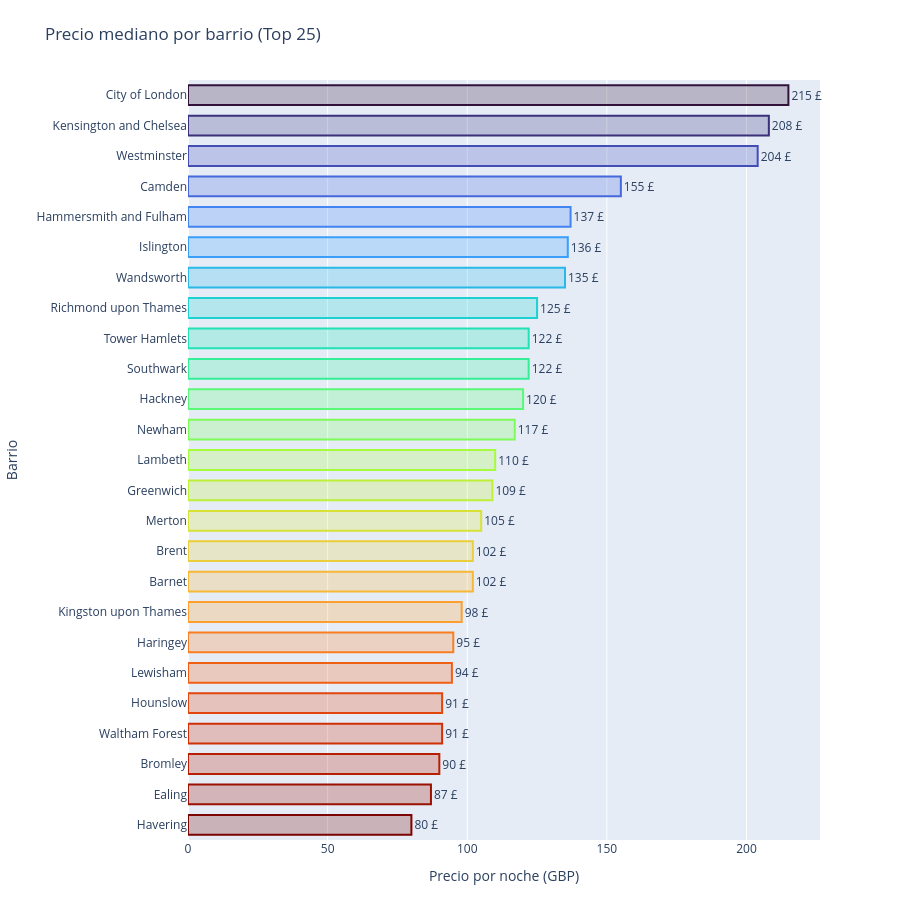

Notebook code cell kept with this figure:
### Markdown cell above
## Barrios con mayor precio mediano
Se calcula el precio mediano por barrio y se grafica el ranking de los barrios más caros.

### Code cell
TOP_N = 25

medianas_barrio = (
    df_london_core[["neighbourhood", "price"]]
    .dropna()
    .groupby("neighbourhood")["price"]
    .median()
    .sort_values(ascending=False)
    .head(TOP_N)
)

n = len(medianas_barrio)
base_colors = px.colors.sample_colorscale(
    "Turbo",
    [i / (n - 1) if n > 1 else 0.5 for i in range(n)]
)

def rgb_to_rgba(rgb_str, alpha):
    return rgb_str.replace("rgb(", "rgba(").replace(")", f",{alpha})")

fill_colors = [rgb_to_rgba(c, 0.25) for c in base_colors]
line_colors = [rgb_to_rgba(c, 1.0) for c in base_colors]

fig = go.Figure()

fig.add_trace(
    go.Bar(
        x=medianas_barrio.values,
        y=medianas_barrio.index,
        orientation="h",
        marker=dict(color=fill_colors, line=dict(color=line_colors, width=2)),
        text=[f"{v:,.0f} £" for v in medianas_barrio.values],
        textposition="outside",
        cliponaxis=False,
        showlegend=False
    )
)

fig.update_layout(
    title=f"Precio mediano por barrio (Top {TOP_N})",
    xaxis_title="Precio por noche (GBP)",
    yaxis_title="Barrio",
    bargap=0.35,
    height=900,
    margin=dict(l=180, r=80, t=80, b=60)
)

fig.update_yaxes(autorange="reversed")

fig.show()

### Figure 1 — Plotly figure (JSON) as saved in the notebook; plotly's stock layout.template omitted (floating-point values rounded to 4 significant figures)
{"data": [{"cliponaxis": false, "marker": {"color": ["rgba(48, 18, 59,0.25)", "rgba(58, 48, 124,0.25)", "rgba(66, 77, 182,0.25)", "rgba(69, 105, 220,0.25)", "rgba(66, 132, 242,0.25)", "rgba(58, 158, 251,0.25)", "rgba(42, 184, 232,0.25)", "rgba(28, 209, 208,0.25)", "rgba(33, 226, 181,0.25)", "rgba(51, 240, 151,0.25)", "rgba(87, 249, 118,0.25)", "rgba(125, 252, 88,0.25)", "rgba(164, 252, 59,0.25)", "rgba(190, 240, 55,0.25)", "rgba(215, 226, 53,0.25)", "rgba(235, 206, 57,0.25)", "rgba(247, 184, 54,0.25)", "rgba(253, 159, 46,0.25)", "rgba(248, 127, 33,0.25)", "rgba(241, 95, 20,0.25)", "rgba(226, 70, 11,0.25)", "rgba(207, 48, 5,0.25)", "rgba(184, 30, 2,0.25)", "rgba(154, 16, 1,0.25)", "rgba(122, 4, 2,0.25)"], "line": {"color": ["rgba(48, 18, 59,1.0)", "rgba(58, 48, 124,1.0)", "rgba(66, 77, 182,1.0)", "rgba(69, 105, 220,1.0)", "rgba(66, 132, 242,1.0)", "rgba(58, 158, 251,1.0)", "rgba(42, 184, 232,1.0)", "rgba(28, 209, 208,1.0)", "rgba(33, 226, 181,1.0)", "rgba(51, 240, 151,1.0)", "rgba(87, 249, 118,1.0)", "rgba(125, 252, 88,1.0)", "rgba(164, 252, 59,1.0)", "rgba(190, 240, 55,1.0)", "rgba(215, 226, 53,1.0)", "rgba(235, 206, 57,1.0)", "rgba(247, 184, 54,1.0)", "rgba(253, 159, 46,1.0)", "rgba(248, 127, 33,1.0)", "rgba(241, 95, 20,1.0)", "rgba(226, 70, 11,1.0)", "rgba(207, 48, 5,1.0)", "rgba(184, 30, 2,1.0)", "rgba(154, 16, 1,1.0)", "rgba(122, 4, 2,1.0)"], "width": 2}}, "orientation": "h", "showlegend": false, "text": ["215 £", "208 £", "204 £", "155 £", "137 £", "136 £", "135 £", "125 £", "122 £", "122 £", "120 £", "117 £", "110 £", "109 £", "105 £", "102 £", "102 £", "98 £", "95 £", "94 £", "91 £", "91 £", "90 £", "87 £", "80 £"], "textposition": "outside", "type": "bar", "x": [215.0, 208.0, 204.0, 155.0, 137.0, 136.0, 135.0, 125.0, 122.0, 122.0, 120.0, 117.0, 110.0, 109.0, 105.0, 102.0, 102.0, 98.0, 95.0, 94.5, 91.0, 91.0, 90.0, 87.0, 80.0], "y": ["City of London", "Kensington and Chelsea", "Westminster", "Camden", "Hammersmith and Fulham", "Islington", "Wandsworth", "Richmond upon Thames", "Tower Hamlets", "Southwark", "Hackney", "Newham", "Lambeth", "Greenwich", "Merton", "Brent", "Barnet", "Kingston upon Thames", "Haringey", "Lewisham", "Hounslow", "Waltham Forest", "Bromley", "Ealing", "Havering"]}], "layout": {"bargap": 0.35, "height": 900, "margin": {"b": 60, "l": 180, "r": 80, "t": 80}, "title": {"text": "Precio mediano por barrio (Top 25)"}, "xaxis": {"title": {"text": "Precio por noche (GBP)"}}, "yaxis": {"autorange": "reversed", "title": {"text": "Barrio"}}}}
